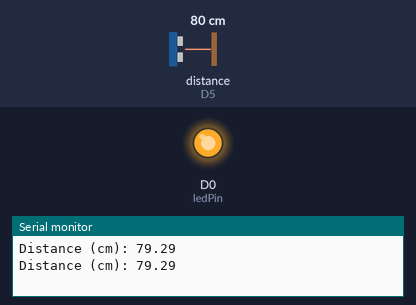
Recording of a sketch running on a simulated ESP8266 (NodeMCU). Parts: output pins drawn as LEDs (lit = HIGH), the last lines printed to the serial monitor. Wiring (inferred from the names in the program): ultrasonic range finder: trigger D6; echo D5. The inputs (shaded band) are chosen by the test bench; at power-on: distance to the obstacle (sensor on D5) 80 cm. The echo pulse lasts 58.3 µs per cm; pins used as bus, display or sensor lines are not drawn.

Above: at 1.8 s.
1.9 s: distance to the obstacle (sensor on D5) set to 5 cm
3.4 s: distance to the obstacle (sensor on D5) set to 2 cm
At 4.5 s:
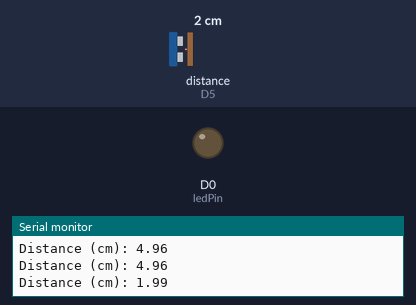
5.5 s: distance to the obstacle (sensor on D5) set to 4 cm
At 7.3 s:
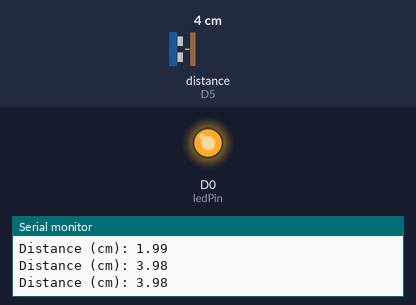
Timing chart, 0 to 8.8 s (numbered marks = the images above; inputs shaded):
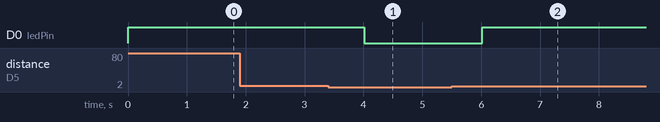

Measured:
- the behaviour switches between 4 and 3 cm on distance to the obstacle (sensor on D5) (found by bisection; images 0 and 1)
- after the input at 3.4 s, D0 (ledPin): HIGH → LOW after 0.61 s
- after the input at 5.5 s, D0 (ledPin): LOW → HIGH after 0.51 s

The sketch:

Ultrasonic_Sensor.ino
```cpp
const int trigPin = D6;
const int echoPin = D5;
const int ledPin = D0;

// Sound velocity in cm/uS
#define SOUND_VELOCITY 0.034

#define DISTANCE_THRESHOLD 3 // cm

void setup() {
  Serial.begin(9600);

  pinMode(trigPin, OUTPUT);
  pinMode(echoPin, INPUT);
  pinMode(ledPin, OUTPUT);
}

void loop() {
  digitalWrite(trigPin, LOW);
  delayMicroseconds(2);

  digitalWrite(trigPin, HIGH);
  delayMicroseconds(10);
  digitalWrite(trigPin, LOW);

  long duration = pulseIn(echoPin, HIGH);

  float distance = duration * SOUND_VELOCITY/2;

  Serial.print("Distance (cm): ");
  Serial.println(distance);

  if(distance <= DISTANCE_THRESHOLD) {
    digitalWrite(ledPin, LOW);
  } else {
    digitalWrite(ledPin, HIGH);
  }

  delay(1000);
}
```
